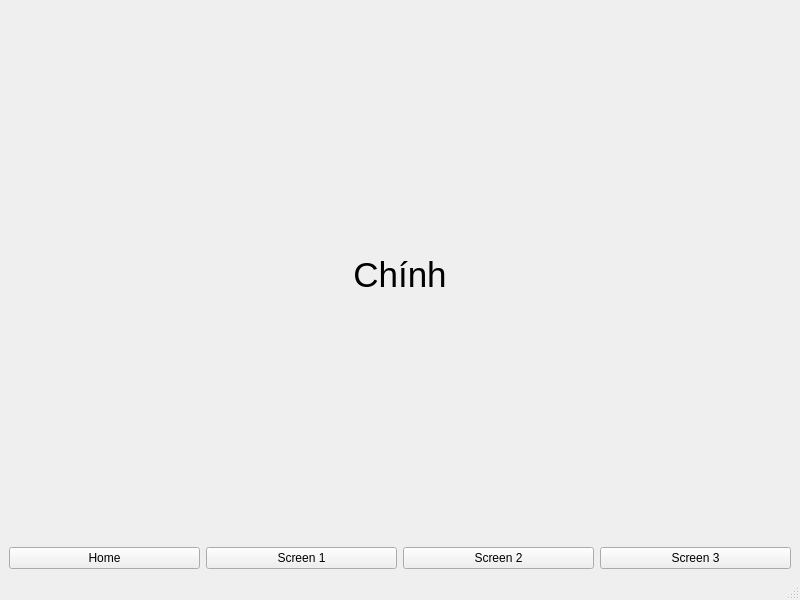
<?xml version="1.0" encoding="UTF-8"?>
<ui version="4.0">
 <class>MainWindow</class>
 <widget class="QMainWindow" name="MainWindow">
  <property name="geometry">
   <rect>
    <x>0</x>
    <y>0</y>
    <width>800</width>
    <height>600</height>
   </rect>
  </property>
  <property name="windowTitle">
   <string>MainWindow</string>
  </property>
  <widget class="QWidget" name="centralwidget">
   <layout class="QGridLayout" name="gridLayout">
    <item row="0" column="0" colspan="4">
     <widget class="QStackedWidget" name="stackedWidget">
      <widget class="QWidget" name="home">
       <layout class="QGridLayout" name="gridLayout_2">
        <item row="0" column="0">
         <widget class="QLabel" name="label">
          <property name="font">
           <font>
            <pointsize>26</pointsize>
           </font>
          </property>
          <property name="text">
           <string>Chính</string>
          </property>
          <property name="alignment">
           <set>Qt::AlignCenter</set>
          </property>
         </widget>
        </item>
       </layout>
      </widget>
      <widget class="QWidget" name="screen1">
       <widget class="QLabel" name="label_2">
        <property name="geometry">
         <rect>
          <x>280</x>
          <y>170</y>
          <width>211</width>
          <height>151</height>
         </rect>
        </property>
        <property name="font">
         <font>
          <pointsize>26</pointsize>
         </font>
        </property>
        <property name="text">
         <string>hình 1</string>
        </property>
       </widget>
      </widget>
      <widget class="QWidget" name="screen2">
       <widget class="QLabel" name="label_3">
        <property name="geometry">
         <rect>
          <x>260</x>
          <y>210</y>
          <width>261</width>
          <height>131</height>
         </rect>
        </property>
        <property name="font">
         <font>
          <pointsize>26</pointsize>
         </font>
        </property>
        <property name="text">
         <string>hình 2</string>
        </property>
       </widget>
      </widget>
      <widget class="QWidget" name="screen3">
       <property name="styleSheet">
        <string notr="true">background-color: rgb(0, 170, 255);</string>
       </property>
       <widget class="QLabel" name="label_4">
        <property name="geometry">
         <rect>
          <x>210</x>
          <y>120</y>
          <width>231</width>
          <height>131</height>
         </rect>
        </property>
        <property name="font">
         <font>
          <pointsize>36</pointsize>
         </font>
        </property>
        <property name="text">
         <string>hình 3</string>
        </property>
       </widget>
      </widget>
     </widget>
    </item>
    <item row="1" column="0">
     <widget class="QPushButton" name="home_Button">
      <property name="text">
       <string>Home</string>
      </property>
     </widget>
    </item>
    <item row="1" column="1">
     <widget class="QPushButton" name="Screen1_Button">
      <property name="text">
       <string>Screen 1</string>
      </property>
     </widget>
    </item>
    <item row="1" column="2">
     <widget class="QPushButton" name="Screen2_Button">
      <property name="text">
       <string>Screen 2</string>
      </property>
     </widget>
    </item>
    <item row="1" column="3">
     <widget class="QPushButton" name="Screen3_Button">
      <property name="text">
       <string>Screen 3</string>
      </property>
     </widget>
    </item>
   </layout>
  </widget>
  <widget class="QMenuBar" name="menubar">
   <property name="geometry">
    <rect>
     <x>0</x>
     <y>0</y>
     <width>800</width>
     <height>26</height>
    </rect>
   </property>
  </widget>
  <widget class="QStatusBar" name="statusbar"/>
 </widget>
 <resources/>
 <connections/>
</ui>
